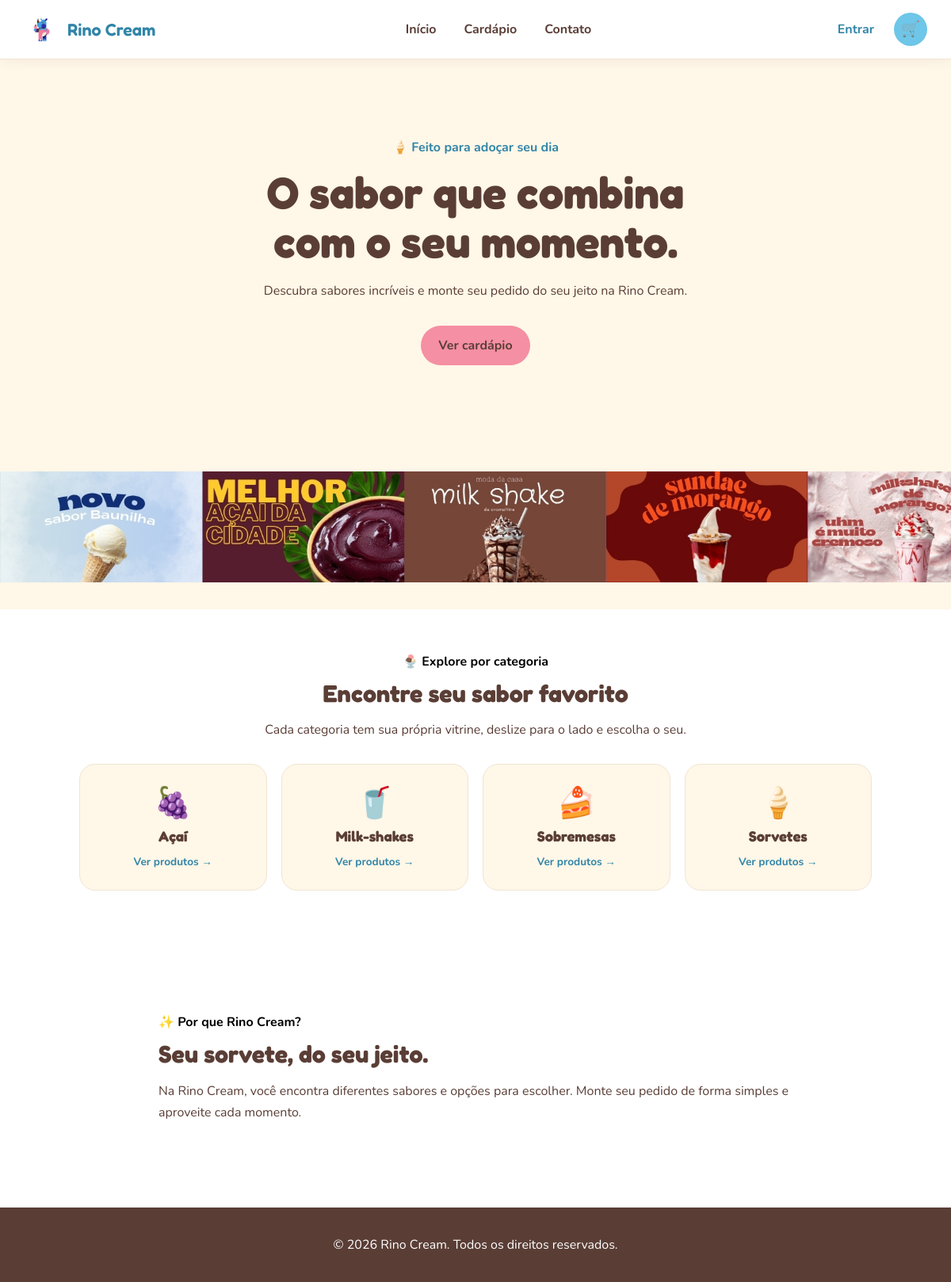
The page /site/index.php on the database its author committed.
### tables this page shows
CREATE TABLE categorias (
    idcategoria INT AUTO_INCREMENT PRIMARY KEY,
    nome VARCHAR(50) NOT NULL UNIQUE
);

### site/index.php (the view, shortened to what this page needs)
<?php
require_once "config/conexao.php";
$sqlCategorias = "
    SELECT *
    FROM categorias
    ORDER BY nome
";
$stmtCategorias = $pdo->prepare($sqlCategorias);
$stmtCategorias->execute();
$categorias = $stmtCategorias->fetchAll();
require_once "includes/header.php";
?>
<section class="hero">
    <div class="hero-conteudo">
        <span class="hero-tag">
            🍦 Feito para adoçar seu dia
        </span>
        <h1>
            O sabor que combina
            com o seu momento.
        </h1>
        <p>
            Descubra sabores incríveis e monte seu pedido
            do seu jeito na Rino Cream.
        </p>
        <div class="hero-acoes">
            <a
                href="cardapio.php"
                class="botao-principal"
            >
                Ver cardápio
            </a>
        </div>
    </div>
</section>
<section class="marquee-secao" id="novidades" aria-label="Novidades">
    <div class="marquee-pista">
        <img
            src="imagens/banner-novidades.png"
            alt="Novidades Rino Cream"
            draggable="false"
        >
    </div>
</section>
<section class="categorias-destaque" aria-label="Categorias">
    <div class="secao-titulo">
        <span>
            🍨 Explore por categoria
        </span>
        <h2>
            Encontre seu sabor favorito
        </h2>
        <p>
            Cada categoria tem sua própria vitrine, deslize para o lado e escolha o seu.
        </p>
    </div>
    <div class="categorias-grid">
        <?php foreach ($categorias as $categoria): ?>
            <a
                class="categoria-card"
                href="categoria.php?id=<?= (int) $categoria["idcategoria"] ?>"
            >
                <span class="categoria-card-emoji">
                    <?= rc_emoji_categoria($categoria["nome"]) ?>
                </span>
                <h3>
                    <?= htmlspecialchars($categoria["nome"]) ?>
                </h3>
                <span class="categoria-card-link">
                    Ver produtos →
                </span>
            </a>
        <?php endforeach; ?>
    </div>
</section>
<section class="sobre-destaque">
    <div>
        <span>
            ✨ Por que Rino Cream?
        </span>
        <h2>
            Seu sorvete,
            do seu jeito.
        </h2>
        <p>
            Na Rino Cream, você encontra diferentes sabores e
            opções para escolher. Monte seu pedido de forma
            simples e aproveite cada momento.
        </p>
    </div>
</section>
<?php
require_once "includes/footer.php";
?>

### site/css/style.css (style rules this page uses)
* { box-sizing: border-box; }
html { scroll-behavior: smooth; }
body { margin: 0; font-family: "Nunito", sans-serif; background-color: #FFF7E8; color: #5A3E36; }
a { color: inherit; text-decoration: none; }
img { max-width: 100%; display: block; }
.hero { padding: 60px 20px; text-align: center; background-color: #FFF7E8; }
.hero-conteudo { max-width: 600px; margin: 0 auto; }
.hero-tag { display: inline-block; margin-bottom: 15px; font-weight: 700; color: #3185A8; }
.hero h1 { margin: 0 0 20px; font-family: "Fredoka", sans-serif; font-size: 2.2rem; line-height: 1.1; }
.hero p { line-height: 1.6; margin-bottom: 30px; }
.botao-principal, .botao-secundario { display: inline-flex; align-items: center; justify-content: center; padding: 14px 22px; border-radius: 30px; font-weight: 700; transition: transform 0.2s, background-color 0.2s; }
.botao-principal { background-color: #F58FA3; color: #5A3E36; }
.secao-titulo { max-width: 600px; margin: 0 auto 30px; }
.secao-titulo span, .sobre-destaque span { color: #000000; font-weight: 700; }
.secao-titulo h2, .sobre-destaque h2 { margin: 10px 0; font-family: "Fredoka", sans-serif; font-size: 1.9rem; }
.secao-titulo p { line-height: 1.6; }
.sobre-destaque { padding: 60px 20px; background-color: #ffffff; }
.sobre-destaque > div { max-width: 800px; margin: 0 auto; }
.sobre-destaque h2 { color: #5A3E36; }
.sobre-destaque p { line-height: 1.7; }
@media (min-width: 768px) { .hero { padding: 100px 40px; } }
@media (min-width: 768px) { .hero h1 { font-size: 3.5rem; } }
@media (min-width: 768px) { .sobre-destaque { padding: 90px 40px; } }
.hero-acoes { display: flex; flex-wrap: wrap; align-items: center; justify-content: center; gap: 14px; }
.marquee-secao { width: 100%; overflow: hidden; background-color: #FFF7E8; padding: 26px 0; }
.marquee-pista { display: flex; width: max-content; will-change: transform; animation: rc-marquee 24s linear infinite; }
.marquee-pista img { display: block; flex-shrink: 0; height: 90px; width: auto; max-width: none; -webkit-user-select: none; user-select: none; }
@media (min-width: 768px) { .marquee-secao { padding: 34px 0; } }
@media (min-width: 768px) { .marquee-pista img { height: 140px; } }
.categorias-destaque { padding: 55px 20px 65px; background-color: #FFFFFF; text-align: center; }
.categorias-grid { display: grid; gap: 18px; max-width: 1000px; margin: 0 auto; grid-template-columns: repeat(2, 1fr); }
.categoria-card { position: relative; display: flex; flex-direction: column; align-items: center; text-align: center; gap: 6px; padding: 30px 18px 26px; border-radius: 20px; border: 1px solid #F1E4D2; background-color: #FFF7E8; color: #5A3E36; transition: transform 0.2s, box-shadow 0.2s, border-color 0.2s; }
.categoria-card-emoji { font-size: 2.4rem; line-height: 1; margin-bottom: 4px; }
.categoria-card h3 { margin: 0; font-family: "Fredoka", sans-serif; font-size: 1.15rem; }
.categoria-card-link { margin-top: 6px; font-weight: 700; font-size: 0.85rem; color: #3185A8; }
:root { --rc-header-h: 72px; --rc-cs-altura: calc(100vh - var(--rc-header-h)); }
@media (min-width: 768px) { :root { --rc-header-h: 74px; } }
@media (min-width: 768px) { .categorias-grid { grid-template-columns: repeat(4, 1fr); } }

### rows shown on the page
categorias: nome "🍇", nome "Açaí"
categorias: nome "🥤", nome "Milk-shakes"
categorias: nome "🍰", nome "Sobremesas"
categorias: nome "🍦", nome "Sorvetes"
